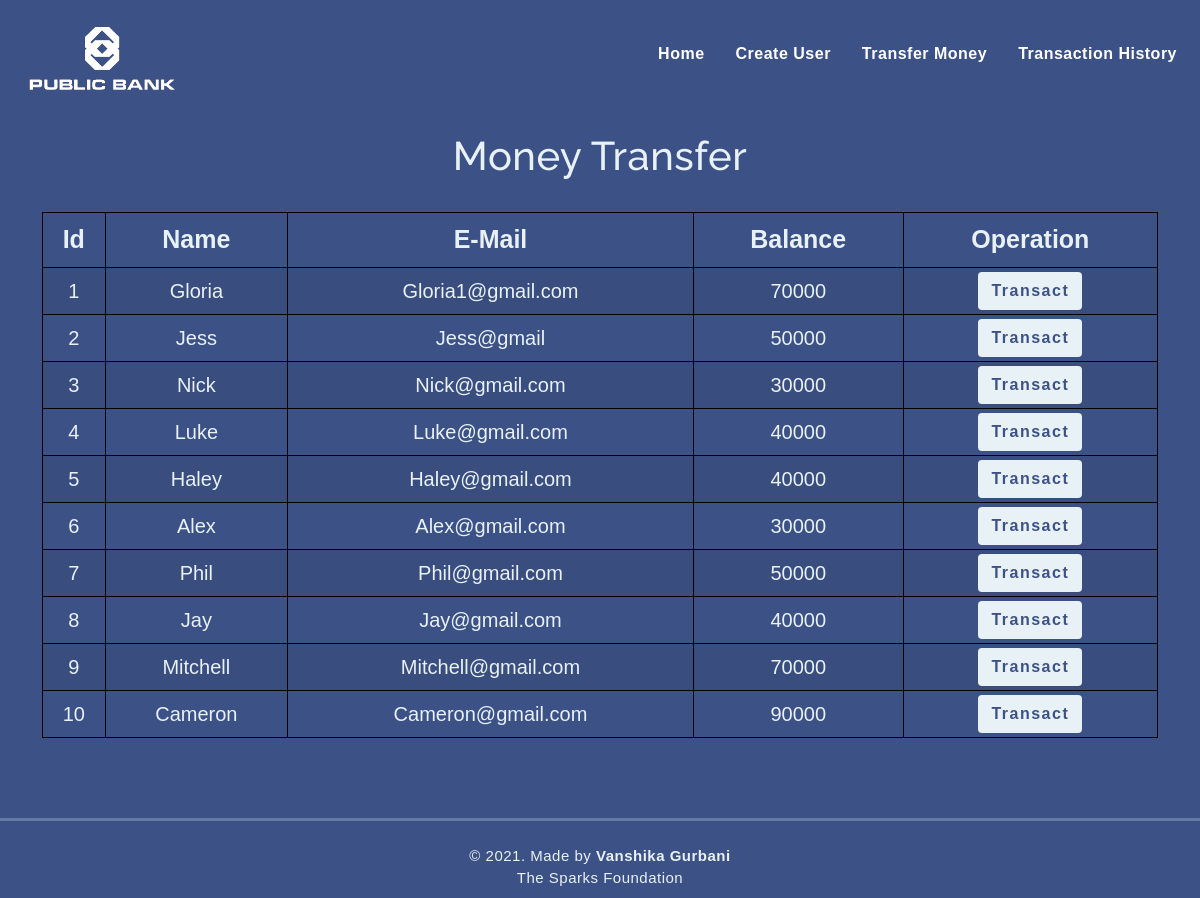
The app's page /transfermoney.php with its own data.
### tables this page shows
CREATE TABLE `users` (
  `id` int(3) NOT NULL,
  `name` text NOT NULL,
  `email` varchar(30) NOT NULL,
  `balance` int(8) NOT NULL
);

### transfermoney.php (the view, shortened to what this page needs)
<!DOCTYPE html>
<html lang="en">
<head>
    <link href="https://cdn.jsdelivr.net/npm/bootstrap@5.0.2/dist/css/bootstrap.min.css" rel="stylesheet">
    <link rel="stylesheet" type="text/css" href="css/style.css">
    <link rel="stylesheet" type="text/css" href="css/navbar.css">
</head>
<body style="background-color : #3c5186;">
<?php
    include 'config.php';
    $sql = "SELECT * FROM users";
    $result = mysqli_query($conn,$sql);
?>
<?php
  include 'navbar.php';
?>
<div class="container">
        <h2 class="text-center pt-4" style="color : #E8F1F5; font-size:40px;">Money Transfer</h2>
        <br>
            <div class="row">
                <div class="col">
                    <div class="table-responsive-sm">
                    <table class="table table-hover table-sm table-striped table-condensed table-bordered" style="border-color:black;">
                        <thead style="color : #E8F1F5;">
                            <tr>
                            <th scope="col" class="text-center py-2" style="font-size:25px;">Id</th>
                            <th scope="col" class="text-center py-2" style="font-size:25px;">Name</th>
                            <th scope="col" class="text-center py-2" style="font-size:25px;">E-Mail</th>
                            <th scope="col" class="text-center py-2" style="font-size:25px;">Balance</th>
                            <th scope="col" class="text-center py-2" style="font-size:25px;">Operation</th>
                            </tr>
                        </thead>
                        <tbody>
                <?php
                    while($rows=mysqli_fetch_assoc($result)){
                ?>
                    <tr style="color : #E8F1F5;">
                        <td class="py-2" align="center" style="font-size:20px;"><?php echo $rows['id'] ?></td>
                        <td class="py-2" align="center" style="font-size:20px;"><?php echo $rows['name']?></td>
                        <td class="py-2" align="center" style="font-size:20px;"><?php echo $rows['email']?></td>
                        <td class="py-2" align="center" style="font-size:20px;"><?php echo $rows['balance']?></td>
                        <td align="center">
                            <a href="selecteduserdetail.php?id= <?php echo $rows['id'] ;?>">
                                <button type="button" class="btn" style="background-color : #E8F1F5 ; color: #3c5186; text-align: center;">
                                    <strong>Transact</strong>
                                </button>
                            </a>
                        </td>
                    </tr>
                <?php
                    }
                ?>
                        </tbody>
                    </table>
                    </div>
                </div>
            </div>
         </div>
         <br>
<br>
         <hr style="height:3px; color:#E8F1F5; background-color:#E8F1F5;">
         <footer class="text-center py-2" style="background-color: #3c5186; color:#E8F1F5;">
            <p>&copy 2021. Made by <b>Vanshika Gurbani</b> <br>The Sparks Foundation</p>
        </footer>
</body>
</html>

### navbar.php (shortened to what this page needs)
<section class="nav_sect">
<nav class="navbar navbar-expand-md" style="background-color: #3c5186;">
      <a class="navbar-brand" href="index.php" style="color : #E8F1F5;">
        <img src="img/Hiii.png" width="175px" class="saflogo">
      </a>
      <div class="collapse navbar-collapse" id="collapsibleNavbar">
            <ul class="navbar-nav ms-auto">
              <li class="nav-item">
                <a class="nav-link" href="index.php" style="color : #ffffff;"><b>Home</b></a>
              </li>
              <li class="nav-item">
                <a class="nav-link" href="createuser.php" style="color : #ffffff;"><b>Create User</b></a>
              </li>
              <li class="nav-item">
                <a class="nav-link" href="transfermoney.php" style="color : #ffffff;"><b>Transfer Money</b></a>
              </li>
              <li class="nav-item">
                <a class="nav-link" href="transactionhistory.php" style="color : #ffffff;"><b>Transaction History</b></a>
              </li>
          </div>
       </nav>
</section>

### css/style.css (style rules this page uses)
* { padding: 0; margin: 0; box-sizing: border-box; font-family: sans-serif; }
button { border:none; border-radius: 8px; padding: 10px; background:#7B8788; color:white; letter-spacing: 1.5px; font-size: 15px; transition: 0.5s; }
footer { color:#586776; background-color:#EAF0F1; letter-spacing: 0.5px; }
footer p { margin: 0; font-size: 15px; }

### css/navbar.css (style rules this page uses)
.nav-link { margin-right: 15px; color: #FFFFFF; letter-spacing: 0.5px; transition: 0.5s; }
.navbar-brand { color: #4C4B4B; letter-spacing: 0.5px; }
h2 { color: #4C4B4B; letter-spacing: 0.5px; font-family: raleway; }
.nav-item { display: flex; align-items: right; text-align: right; position: relative; }

### transfermoney.php (style rules this page uses)
button { transition: 1.5s; }

### records on screen
users: id "1", name "Gloria", email "Gloria1@gmail.com", balance "70000"
users: id "2", name "Jess", email "Jess@gmail", balance "50000"
users: id "3", name "Nick", email "Nick@gmail.com", balance "30000"
users: id "4", name "Luke", email "Luke@gmail.com", balance "40000"
users: id "5", name "Haley", email "Haley@gmail.com", balance "40000"
users: id "6", name "Alex", email "Alex@gmail.com", balance "30000"
users: id "7", name "Phil", email "Phil@gmail.com", balance "50000"
users: id "8", name "Jay", email "Jay@gmail.com", balance "40000"
users: id "9", name "Mitchell", email "Mitchell@gmail.com", balance "70000"
users: id "10", name "Cameron", email "Cameron@gmail.com", balance "90000"
